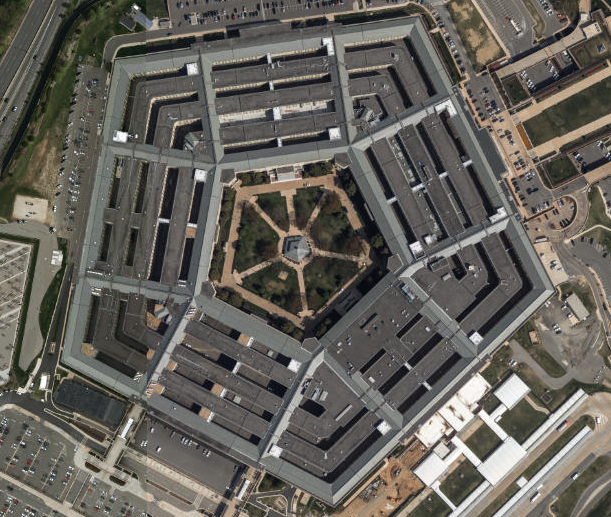
#> input picture test/resource/pentagon.png, 611 x 517 px
$ python manual.py   (older library calls are emulated)
#> lines starting #> are read from the running program, lines starting #| are printed output that depends on the picture
#> further down, im is the input picture: shape (517, 611, 3); mean B, G, R 90.8, 97.5, 100.4
### line_detection_pca/__init__.py
"""
This code is written by Han; A.I. System Research, Japan.
This code reproduces the results of
"A straight line detection using principal component analysis (2006)" by Yun-Seok Lee, Han-Suh Koo, Chang-Sung Jeong
(https://citeseerx.ist.psu.edu/viewdoc/download?doi=10.1.1.107.1043&rep=rep1&type=pdf)
"""
import cv2
import numpy as np
from typing import Tuple, Sequence, List, Iterable, Iterator, Set, Optional
from unionfind.unionfind import UnionFind
from itertools import chain

# Point in pixels
Point2i = Tuple[int, int]

# Line segment in pixels; start point and end point
Segment2i = Tuple[Point2i, Point2i]


class PointCollection:
    # [66 lines left out: functions __init__, _scatter_matrix, _eig_angle_2x2, length, is_line, as_point_pair, not called in this run]


def detect_lines(im_bgr: np.ndarray, thresh_absolute: float = 0.3, min_pt_num: int = 10) -> List[PointCollection]:
    assert im_bgr.ndim == 3, "Only supports BGR image"
    assert im_bgr.dtype == np.uint8,  "Only supports uint8 image"
    h, w = im_bgr.shape[:2]
#> h = 517; w = 611
    assert h > 0 and w > 0, "Image size invalid"

    im_gray = cv2.cvtColor(im_bgr, cv2.COLOR_BGR2GRAY)
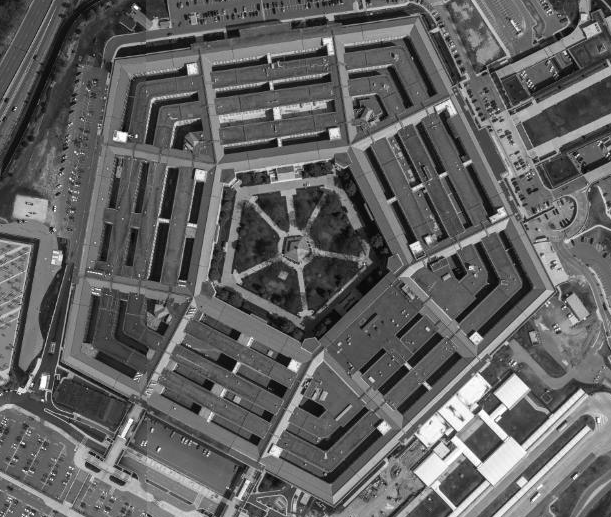
#> im_gray: shape (517, 611); min 0, max 255, mean 97.6
    im_canny = cv2.Canny(im_gray, 150, 200)
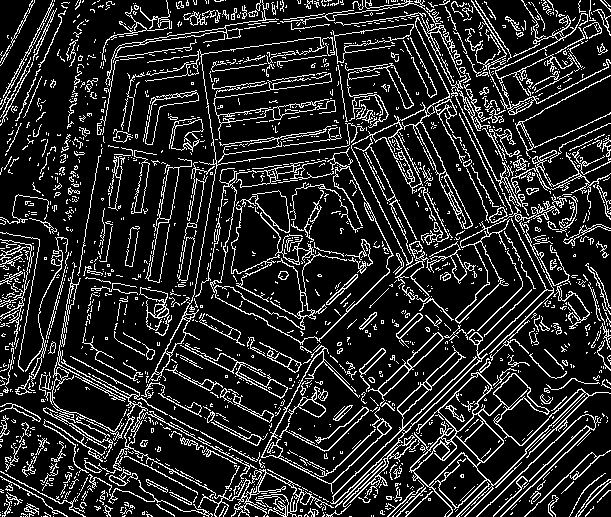
#> im_canny: shape (517, 611); 15.6% white in thin lines or dots
    cv2.imwrite('canny.png', 255 - im_canny)

    # initial labelling
    is_row, is_col, is_single, is_cross = label_edge_points(im_canny)

    cv2.imwrite('is_row.png', 255 - np.uint8(is_row) * 255)
    cv2.imwrite('is_col.png', 255 - np.uint8(is_col) * 255)
    cv2.imwrite('is_single.png', 255 - np.uint8(is_single) * 255)
    cv2.imwrite('is_cross.png', 255 - np.uint8(is_cross) * 255)

    # start labelling

    # Row labelling by connectivity
    is_columnless = (im_canny > 0) * (~is_col) + is_cross  # exclude column, include cross
    cv2.imwrite('is_columnless.png', 255 - np.uint8(is_columnless) * 255)
    row_pts_list = cluster_by_connectivity(is_columnless)

    # Column labelling by connectivity
    is_rowless = (im_canny > 0) * (~is_row) + is_cross  # exclude row, include cross
    cv2.imwrite('is_rowless.png', 255 - np.uint8(is_rowless) * 255)
    col_pts_list = cluster_by_connectivity(is_rowless)

    # TODO: Remove single only cluster from col_pts_list

    combined_pts_list = chain(col_pts_list, row_pts_list)
    filtered_pt_collections = filter_pts_list(combined_pts_list, thresh_absolute, min_pt_num)
    return list(filtered_pt_collections)


# [7 lines left out: function filter_pts_list, not called in this run]


def cluster_by_connectivity(im: np.ndarray) -> List[List[Point2i]]:
    assert im.ndim == 2
    adj_dxdys = [(0, 1), (1, -1), (1, 0), (1, 1)]
    # we skip [(-1, -1), (-1, 0), (-1, 1), (0, -1)], as it is symmetric relationship
    ys, xs = np.nonzero(im)
    pts = list(zip(xs, ys))

    disjoint_set = UnionFind(range(len(pts)))
    index_dict = {
        pt: i
        for i, pt in enumerate(pts)
    }
    # iterate through all points
    h, w = im.shape
    for x, y in pts:
        # add adjacency
        for dx, dy in adj_dxdys:
            if not(0 <= x + dx < w):
                continue
            if not (0 <= y + dy < h):
                continue
            if im[y + dy, x + dx]:
                disjoint_set.union(index_dict[(x, y)], index_dict[(x + dx, y + dy)])
    index_sets = disjoint_set.components()
    points_list = [
        [
            pts[ind]
            for ind in index_set
        ]
        for index_set in index_sets
    ]
    return points_list


def label_edge_points(im_canny: np.ndarray) -> Tuple[np.ndarray, np.ndarray, np.ndarray, np.ndarray]:
    h, w = im_canny.shape
#> h = 517; w = 611
    im_xshift = np.zeros((h, w))
    im_yshift = np.zeros((h, w))
    im_xshift[:, 1:] = im_canny[:, :-1]
    im_yshift[1:, :] = im_canny[:-1, :]

    # prepare sets
    is_edge = im_canny > 0
#> is_edge: shape (517, 611) bool; 15.6% white in thin lines or dots
    is_row_pixel = (im_xshift > 0) * is_edge
    is_col_pixel = (im_yshift > 0) * is_edge
    is_cross_pixel = is_col_pixel * is_row_pixel
    is_single_pixel = ~is_row_pixel * ~is_col_pixel * is_edge
    assert (is_col_pixel * is_cross_pixel == is_cross_pixel).all()
    assert (is_row_pixel * is_cross_pixel == is_cross_pixel).all()
    assert not np.any(is_cross_pixel * is_single_pixel)
    assert ((is_row_pixel + is_col_pixel + is_cross_pixel) == is_edge).all() == False, "No single pixels"
    assert ((is_row_pixel + is_col_pixel + is_cross_pixel + is_single_pixel) == is_edge).all()
    return is_row_pixel, is_col_pixel, is_single_pixel, is_cross_pixel

### test/manual.py
"""Manual tests, that a human decides"""

import cv2
from pathlib import Path
import numpy as np


def import_module() -> None:
    import sys
    sys.path.append(str(Path(__file__).parent.parent))


def test_detect_lines(im) -> None:
    canvas = np.zeros(im.shape, dtype=np.uint8)
    for pts in detect_lines(im):
        # print(pt1, pt2)
#> in cluster_by_connectivity, `adj_dxdys = [(0, 1), (1, -1), (1, 0), (1, 1)]`: adj_dxdys = [(0, 1), (1, -1), (1, 0), (1, 1)]
#> in cluster_by_connectivity, `pts = list(zip(xs, ys))`: pts = 34654 items
        pt1, pt2 = pts.as_point_pair()
        cv2.line(canvas, pt1, pt2, color=(0, 0, 255), thickness=1)
#> this loop made 0 passes
#> canvas: shape (517, 611, 3); every value is 0
    for pts in detect_lines(im):
        for pt in pts.pts:
            canvas[pt[1], pt[0], 1] = 255
    cv2.imshow('DetectionResult', canvas)
    cv2.waitKey()


if __name__ == '__main__':
    import_module()
    from line_detection_pca import detect_lines
    im = cv2.imread(str(Path(__file__).parent / 'resource' / 'pentagon.png'))
    test_detect_lines(im)
#> (the call stopped at in cluster_by_connectivity, `disjoint_set = UnionFind(range(len(pts)))`: unionfind is not available in this run)
